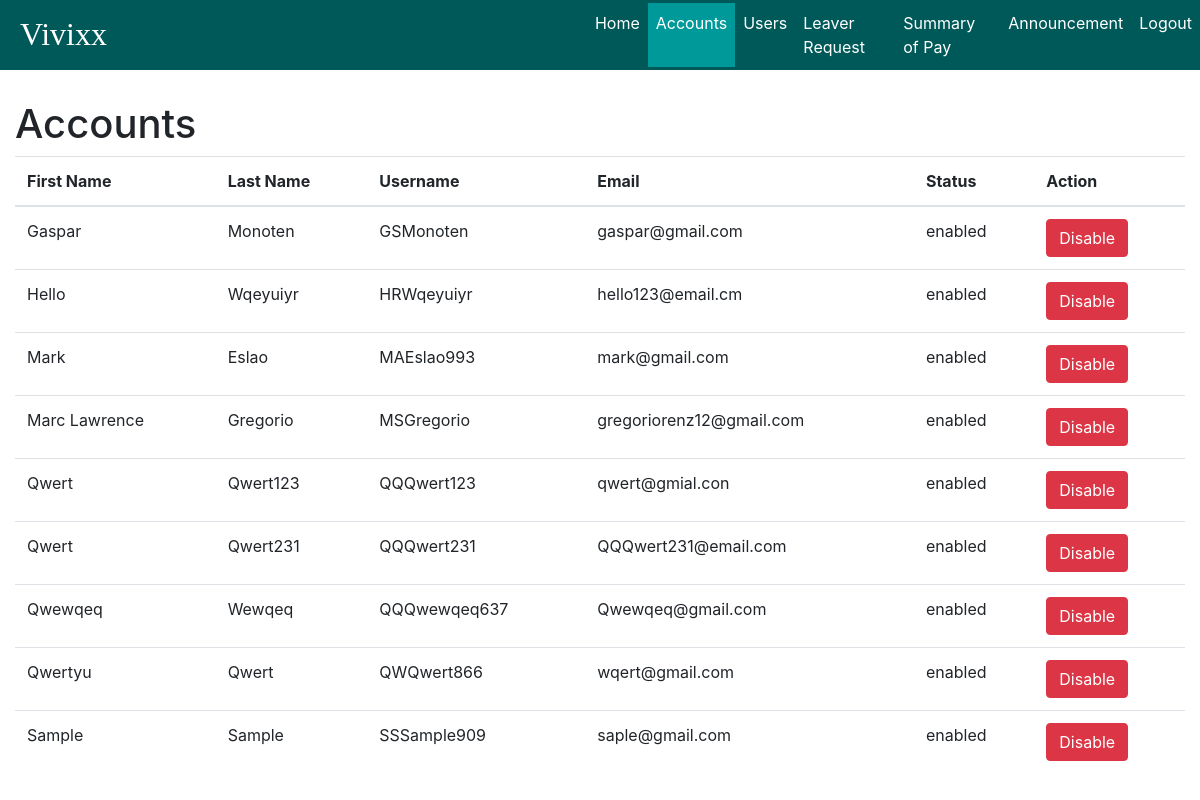
Page /admin/accounts/accounts_status.php (signed in) on the earlier database version.
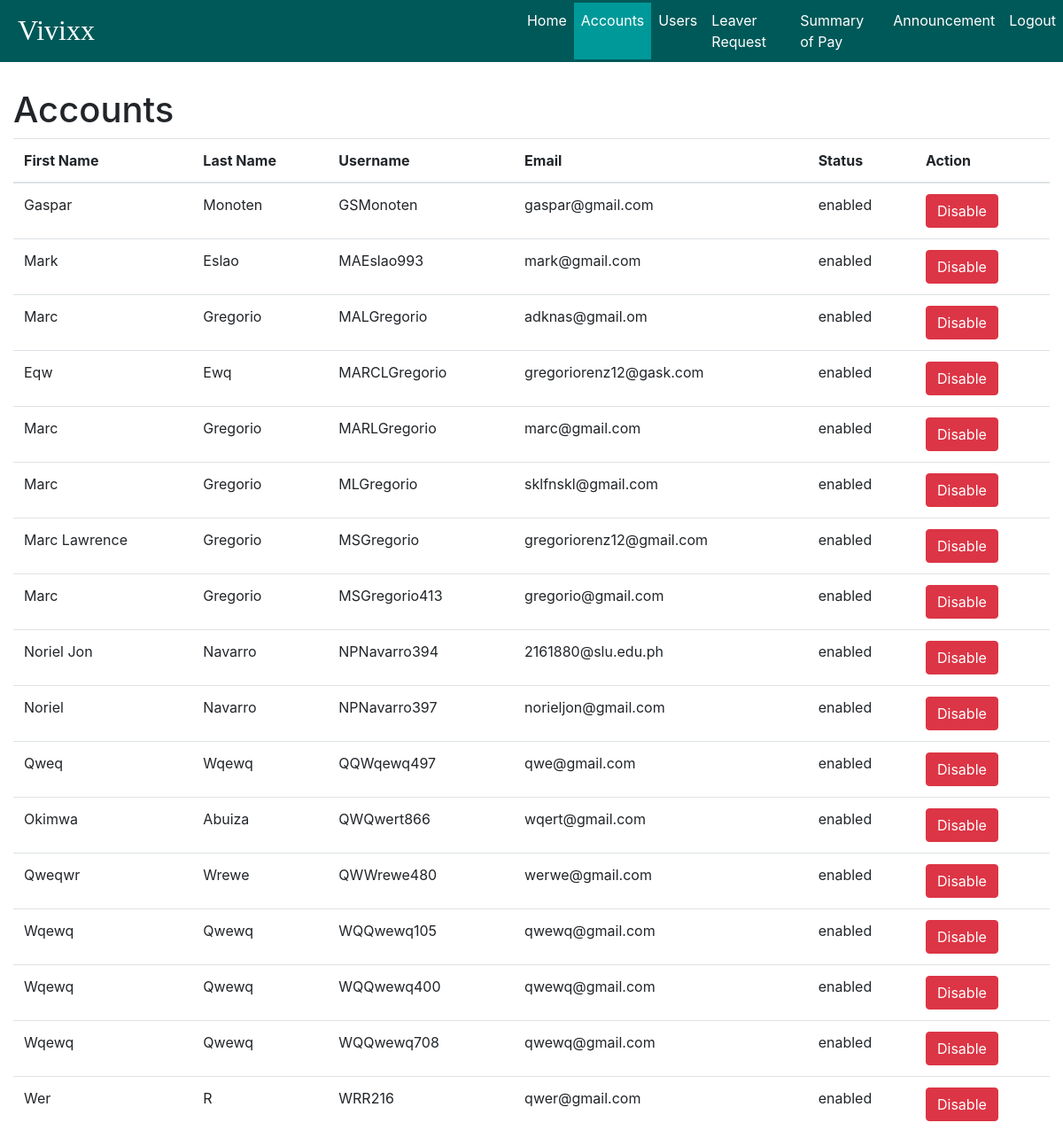
Same page on the later database version.
### tables this page shows
CREATE TABLE `user` (
  `user_id` int(11) NOT NULL AUTO_INCREMENT,
  `username` varchar(45) NOT NULL,
  `email` varchar(45) NOT NULL,
  `password` varchar(255) NOT NULL,
  `date_registered` date NOT NULL,
  `status` enum('enabled','disabled') DEFAULT 'enabled',
  `type` enum('admin','user') DEFAULT 'user',
  PRIMARY KEY (`username`),
  UNIQUE KEY `user_id_UNIQUE` (`user_id`),
  UNIQUE KEY `username_UNIQUE` (`username`)
);

CREATE TABLE `user_info` (
  `user_id` int(11) NOT NULL,
  `signature` mediumblob,
  `prof_image` mediumblob,
  `first_name` varchar(45) DEFAULT NULL,
  `middle_name` varchar(45) DEFAULT NULL,
  `last_name` varchar(45) DEFAULT NULL,
  `birth_date` date DEFAULT NULL,
  `birth_place` varchar(45) DEFAULT NULL,
  `contact_number` varchar(45) DEFAULT NULL,
  `gender` enum('m','f') DEFAULT NULL,
  `height` varchar(45) DEFAULT NULL,
  `weight` int(3) DEFAULT NULL,
  `blood_type` enum('o','a','b','ab') DEFAULT NULL,
  `residential_address` varchar(45) DEFAULT NULL,
  `residential_zip` int(4) DEFAULT NULL,
  `residential_tel_no` varchar(45) DEFAULT NULL,
  `permanent_address` varchar(45) DEFAULT NULL,
  `permanent_zip` int(4) DEFAULT NULL,
  `permanent_tel_no` varchar(45) DEFAULT NULL,
  `citizenship` varchar(45) DEFAULT NULL,
  `religion` varchar(45) DEFAULT NULL,
  `civil_status` varchar(45) DEFAULT NULL,
  `sss_no` int(11) DEFAULT NULL,
  `tin` int(11) DEFAULT NULL,
  `philhealth_no` int(11) DEFAULT NULL,
  `pagibig_id_no` int(11) DEFAULT NULL,
  PRIMARY KEY (`user_id`),
  UNIQUE KEY `user_id_UNIQUE` (`user_id`),
  CONSTRAINT `user_id` FOREIGN KEY (`user_id`) REFERENCES `user` (`user_id`) ON DELETE CASCADE ON UPDATE CASCADE
);

### admin/accounts/accounts_status.php (the view, shortened to what this page needs)
<?php
	$connect = Connect();
?>
<!DOCTYPE html>
<html>
<head>
	<link rel="stylesheet" href="../../style/bootstrap/bootstrap.min.css">
	<link type="text/css" rel="stylesheet" href="../style/style.css" media="screen, projection">
    <link rel="stylesheet" href="../../style/datatables.css">
</head>
<body style="background-color:white !important;">
	<div id="wrapper">
		<nav class="navbar fixed-top navbar-expand-lg navbar-dark" id="navigation-bar">
			<a href="index" class="navbar-brand" style="margin-right:40vw;">Vivixx</a>
			<div class="collapse navbar-collapse" id="navbar-content">
				<ul class="navbar-nav">
					<li class="nav-item">
						<a class="nav-link" href="../index">Home</a>
					</li>
					<li class="nav-item active">
						<a class="nav-link" href="accounts_status">Accounts</a>
					</li>
					<li class="nav-item">
						<a class="nav-link" href="../user_information/user_information">Users</a>
					</li>
					<li class="nav-item">
						<a class="nav-link" href="../leave_request/leave_requests">Leaver Request</a>
					</li>
					<li class="nav-item">
						<a class="nav-link" href="#">Summary of Pay</a>
					</li>
					<li class="nav-item">
						<a class="nav-link" href="../announcements/announcement.php">Announcement</a>
					</li>
					<li class="nav-item">
						<a class="nav-link logout" href="../logout.php">Logout</a>
					</li>
				</ul>
			</div>
		</nav>
		<div class="accounts-content container-fluid">
			<h1>Accounts</h1>
				<table class="table" id="table">
					<thead>
						<tr>
							<th>First Name</th>
							<th>Last Name</th>
							<th>Username</th>
							<th>Email</th>
							<th>Status</th>
							<th>Action</th>
						</tr>
					</thead>
					<?php
					$sql = "select username, email, first_name, last_name,status from user natural join user_info where type='user';";
					$result = $connect->query($sql);
					if($result-> num_rows > 0){
						while($row = $result->fetch_assoc()){
						if($row["status"] === "enabled"){
							$button = "
							<input name='disable' value='Disable' style='display: none;'>
							<a href='update_status.php?disable=".$row['status']."& username=".$row['username']."' class='show btn btn-danger'>Disable</a>";
						}else{
							$button = "
							<input name='enable' value='Enable' style='display: none;'>
							<a href='update_status.php?enable=".$row['status']."& username=".$row['username']."' class='show btn btn-success'>Enable</a>";
						}
							echo "
							<tr>
							<td>" . ucwords($row['first_name']) . "</td>
							<td>" . ucwords($row['last_name']) . "</td>
							<td>" . $row['username'] . "</td>
							<td>" . $row['email'] . "</td>
							<td>" . $row['status'] . "</td>
							<td>
							".$button."</td>
							</tr>";
						}
						}
					?>
  				</table>
		</div>
	</div>
</body>
</html>

Differences in the rows shown:
no longer on this page (row unchanged): user: user.first_name "Hello", user.last_name "Wqeyuiyr", username "HRWqeyuiyr", email "hello123@email.cm", status "enabled"
no longer on this page (row unchanged): user: user.first_name "Qwert", user.last_name "Qwert123", username "QQQwert123", email "qwert@gmial.con", status "enabled"
no longer on this page (row unchanged): user: user.first_name "Qwert", user.last_name "Qwert231", username "QQQwert231", email "QQQwert231@email.com", status "enabled"
no longer on this page (row unchanged): user: user.first_name "Qwewqeq", user.last_name "Wewqeq", username "QQQwewqeq637", email "Qwewqeq@gmail.com", status "enabled"
no longer on this page (row unchanged): user: user.first_name "Sample", user.last_name "Sample", username "SSSample909", email "saple@gmail.com", status "enabled"
added user: user.first_name "Marc", user.last_name "Gregorio", username "MALGregorio", email "adknas@gmail.om", status "enabled"
added user: user.first_name "Eqw", user.last_name "Ewq", username "MARCLGregorio", email "gregoriorenz12@gask.com", status "enabled"
added user: user.first_name "Marc", user.last_name "Gregorio", username "MARLGregorio", email "marc@gmail.com", status "enabled"
added user: user.first_name "Marc", user.last_name "Gregorio", username "MLGregorio", email "sklfnskl@gmail.com", status "enabled"
added user: user.first_name "Marc", user.last_name "Gregorio", username "MSGregorio413", email "gregorio@gmail.com", status "enabled"
added user: user.first_name "Noriel Jon", user.last_name "Navarro", username "NPNavarro394", email "2161880@slu.edu.ph", status "enabled"
added user: user.first_name "Noriel", user.last_name "Navarro", username "NPNavarro397", email "norieljon@gmail.com", status "enabled"
added user: user.first_name "Qweq", user.last_name "Wqewq", username "QQWqewq497", email "qwe@gmail.com", status "enabled"
changed through a linked row, user "QWQwert866": user.first_name "Qwertyu" → "Okimwa"; user.last_name "Qwert" → "Abuiza"
added user: user.first_name "Qweqwr", user.last_name "Wrewe", username "QWWrewe480", email "werwe@gmail.com", status "enabled"
added user: user.first_name "Wqewq", user.last_name "Qwewq", username "WQQwewq105", email "qwewq@gmail.com", status "enabled"
added user: user.first_name "Wqewq", user.last_name "Qwewq", username "WQQwewq400", email "qwewq@gmail.com", status "enabled"
added user: user.first_name "Wqewq", user.last_name "Qwewq", username "WQQwewq708", email "qwewq@gmail.com", status "enabled"
added user: user.first_name "Wer", user.last_name "R", username "WRR216", email "qwer@gmail.com", status "enabled"
